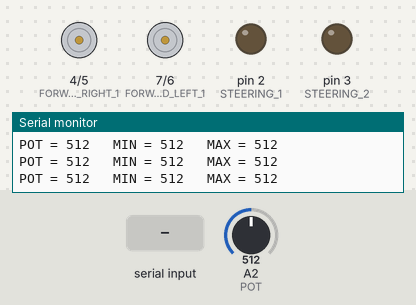
Bench run of a sketch on a simulated Arduino Uno, built with avr-gcc and run on an emulated ATmega328P. Shown: motor-driver pin pairs drawn as motors (green arrow = first pin HIGH = forward, orange = second pin HIGH = backward, longer = more drive), output pins drawn as LEDs (lit = HIGH), the last lines printed to the serial monitor. The test bench sets the inputs (shaded band); at power-on: A2 (POT) = 512.

Above: at 2.2 s.
2.3 s: "d" received over Serial
At 2.4 s:
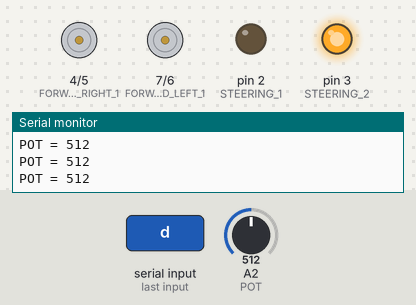
4.0 s: "w" received over Serial
At 4.4 s:
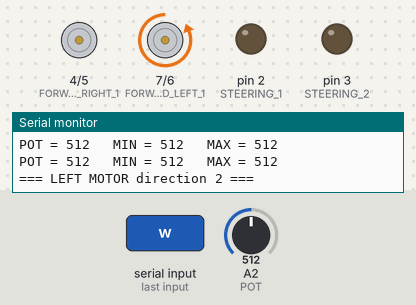
6.0 s: "e" received over Serial
At 6.4 s:
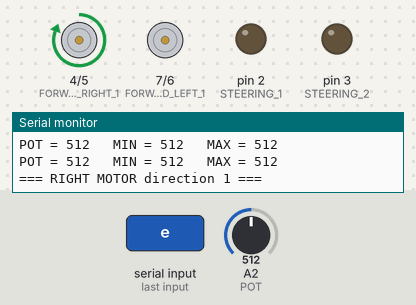
8.0 s: "r" received over Serial
At 8.4 s:
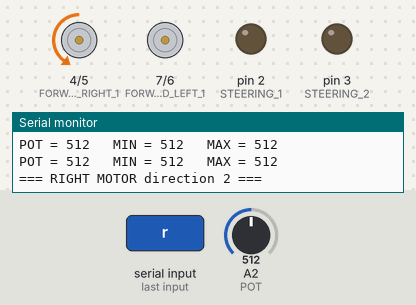
Timing chart, 0 to 11.0 s (numbered marks = the images above; inputs shaded):
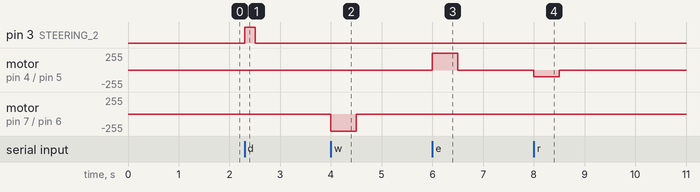

Measured:
- after the input at 2.3 s, pin 3 (STEERING_2): LOW → HIGH at once, → LOW 0.20 s later
- after the input at 4.0 s, motor on pin 7 (FORWARD_LEFT_1) / pin 6 (FORWARD_LEFT_2): stopped → backward 255/255 at once, → stopped 0.50 s later
- after the input at 6.0 s, motor on pin 4 (FORWARD_RIGHT_1) / pin 5 (FORWARD_RIGHT_2): stopped → forward 255/255 at once, → stopped 0.50 s later
- after the input at 8.0 s, motor on pin 4 (FORWARD_RIGHT_1) / pin 5 (FORWARD_RIGHT_2): stopped → backward 100/255 at once, → stopped 0.50 s later

The sketch:

motor_test.ino
```cpp
/*
 * ============================================================
 * Capstone Arduino Hardware Test
 *
 * 테스트 항목
 * 1. 조향 가변저항(POT) 실시간 값 확인
 * 2. 조향 모터 좌/우 테스트
 * 3. 좌측 구동 모터 양방향 테스트
 * 4. 우측 구동 모터 양방향 테스트
 *
 * Serial Monitor : 115200 baud
 * ============================================================
 */

// ------------------------------------------------------------
// 기존 driving.ino의 CAPSTONE 핀 설정 그대로 사용
// ------------------------------------------------------------

// 조향 모터 드라이버
const int STEERING_1 = 2;
const int STEERING_2 = 3;

// 오른쪽 구동 모터 드라이버
const int FORWARD_RIGHT_1 = 4;
const int FORWARD_RIGHT_2 = 5;

// 왼쪽 구동 모터 드라이버
const int FORWARD_LEFT_1 = 7;
const int FORWARD_LEFT_2 = 6;

// 조향 가변저항
const int POT = A2;


// ------------------------------------------------------------
// 테스트 설정
// ------------------------------------------------------------

// PWM 테스트 출력값
// 0 ~ 255
const int TEST_PWM = 100;

// 조향모터는 끝까지 밀어버리지 않도록 짧게만 동작
const unsigned long STEERING_TEST_TIME = 200;   // ms

// 구동모터 테스트 시간
const unsigned long DRIVE_TEST_TIME = 500;      // ms

// 가변저항 출력 주기
const unsigned long POT_PRINT_INTERVAL = 100;   // ms


// ------------------------------------------------------------
// 가변저항 측정용 변수
// ------------------------------------------------------------

int potValue = 0;

// 테스트 시작 이후 관측된 최대/최소값
int potMin = 1023;
int potMax = 0;

unsigned long lastPotPrintTime = 0;


// ------------------------------------------------------------
// 모든 모터 정지
// ------------------------------------------------------------

void stopAllMotors()
{
    digitalWrite(STEERING_1, LOW);
    digitalWrite(STEERING_2, LOW);

    digitalWrite(FORWARD_RIGHT_1, LOW);
    digitalWrite(FORWARD_RIGHT_2, LOW);

    digitalWrite(FORWARD_LEFT_1, LOW);
    digitalWrite(FORWARD_LEFT_2, LOW);
}


// ------------------------------------------------------------
// 조향 모터 방향 1 테스트
//
// STEERING_1 = pin 3
// → UNO/Nano 기준 PWM 가능
// ------------------------------------------------------------

void testSteering1()
{
    Serial.println();
    Serial.println("=== STEERING direction 1 ===");

    stopAllMotors();

    analogWrite(STEERING_1, TEST_PWM);
    digitalWrite(STEERING_2, LOW);

    unsigned long startTime = millis();

    // 조향 중 가변저항 값도 같이 출력
    while (millis() - startTime < STEERING_TEST_TIME)
    {
        int value = analogRead(POT);

        Serial.print("POT = ");
        Serial.println(value);

        delay(20);
    }

    stopAllMotors();

    Serial.println("STEERING STOP");
}


// ------------------------------------------------------------
// 조향 모터 방향 2 테스트
//
// STEERING_2 = pin 2
//
// ★ UNO/Nano의 2번 핀은 PWM 핀이 아님.
// 따라서 analogWrite 대신 digitalWrite를 사용.
// 즉 이 방향은 사실상 최대 출력으로 짧게 테스트됨.
// ------------------------------------------------------------

void testSteering2()
{
    Serial.println();
    Serial.println("=== STEERING direction 2 ===");

    stopAllMotors();

    digitalWrite(STEERING_1, LOW);
    digitalWrite(STEERING_2, HIGH);

    unsigned long startTime = millis();

    while (millis() - startTime < STEERING_TEST_TIME)
    {
        int value = analogRead(POT);

        Serial.print("POT = ");
        Serial.println(value);

        delay(20);
    }

    stopAllMotors();

    Serial.println("STEERING STOP");
}


// ------------------------------------------------------------
// 좌측 구동모터 방향 1
//
// pin 6 = PWM 가능
// ------------------------------------------------------------

void testLeftMotor1()
{
    Serial.println();
    Serial.println("=== LEFT MOTOR direction 1 ===");

    stopAllMotors();

    analogWrite(FORWARD_LEFT_1, TEST_PWM);
    digitalWrite(FORWARD_LEFT_2, LOW);

    delay(DRIVE_TEST_TIME);

    stopAllMotors();

    Serial.println("LEFT MOTOR STOP");
}


// ------------------------------------------------------------
// 좌측 구동모터 방향 2
//
// pin 7 = PWM 불가능 (UNO/Nano 기준)
// → 최대출력으로 짧게 테스트
// ------------------------------------------------------------

void testLeftMotor2()
{
    Serial.println();
    Serial.println("=== LEFT MOTOR direction 2 ===");

    stopAllMotors();

    digitalWrite(FORWARD_LEFT_1, LOW);
    digitalWrite(FORWARD_LEFT_2, HIGH);

    delay(DRIVE_TEST_TIME);

    stopAllMotors();

    Serial.println("LEFT MOTOR STOP");
}


// ------------------------------------------------------------
// 우측 구동모터 방향 1
//
// pin 4 = PWM 불가능 (UNO/Nano 기준)
// ------------------------------------------------------------

void testRightMotor1()
{
    Serial.println();
    Serial.println("=== RIGHT MOTOR direction 1 ===");

    stopAllMotors();

    digitalWrite(FORWARD_RIGHT_1, HIGH);
    digitalWrite(FORWARD_RIGHT_2, LOW);

    delay(DRIVE_TEST_TIME);

    stopAllMotors();

    Serial.println("RIGHT MOTOR STOP");
}


// ------------------------------------------------------------
// 우측 구동모터 방향 2
//
// pin 5 = PWM 가능
// ------------------------------------------------------------

void testRightMotor2()
{
    Serial.println();
    Serial.println("=== RIGHT MOTOR direction 2 ===");

    stopAllMotors();

    digitalWrite(FORWARD_RIGHT_1, LOW);
    analogWrite(FORWARD_RIGHT_2, TEST_PWM);

    delay(DRIVE_TEST_TIME);

    stopAllMotors();

    Serial.println("RIGHT MOTOR STOP");
}


// ------------------------------------------------------------
// 가변저항 min/max 초기화
// ------------------------------------------------------------

void resetPotRange()
{
    potMin = 1023;
    potMax = 0;

    Serial.println();
    Serial.println("POT min/max RESET");
}


// ------------------------------------------------------------
// 사용법 출력
// ------------------------------------------------------------

void printHelp()
{
    Serial.println();
    Serial.println("======================================");
    Serial.println(" CAPSTONE HARDWARE TEST");
    Serial.println("======================================");

    Serial.println("Steering");
    Serial.println("  a : steering direction 1");
    Serial.println("  d : steering direction 2");

    Serial.println();

    Serial.println("Left drive motor");
    Serial.println("  q : left direction 1");
    Serial.println("  w : left direction 2");

    Serial.println();

    Serial.println("Right drive motor");
    Serial.println("  e : right direction 1");
    Serial.println("  r : right direction 2");

    Serial.println();

    Serial.println("Utility");
    Serial.println("  x : ALL MOTOR STOP");
    Serial.println("  c : reset POT min/max");
    Serial.println("  h : print help");

    Serial.println("======================================");
    Serial.println();
}


// ------------------------------------------------------------
// SETUP
// ------------------------------------------------------------

void setup()
{
    Serial.begin(115200);

    pinMode(POT, INPUT);

    pinMode(STEERING_1, OUTPUT);
    pinMode(STEERING_2, OUTPUT);

    pinMode(FORWARD_RIGHT_1, OUTPUT);
    pinMode(FORWARD_RIGHT_2, OUTPUT);

    pinMode(FORWARD_LEFT_1, OUTPUT);
    pinMode(FORWARD_LEFT_2, OUTPUT);

    // 시작할 때 모터가 갑자기 움직이지 않도록 전부 LOW
    stopAllMotors();

    delay(1000);

    printHelp();
}


// ------------------------------------------------------------
// LOOP
// ------------------------------------------------------------

void loop()
{
    // ========================================================
    // 1. 가변저항 실시간 측정
    // ========================================================

    potValue = analogRead(POT);

    // 지금까지 측정된 최소/최대값 저장
    if (potValue < potMin)
        potMin = potValue;

    if (potValue > potMax)
        potMax = potValue;


    // 100 ms마다 출력
    if (millis() - lastPotPrintTime >= POT_PRINT_INTERVAL)
    {
        Serial.print("POT = ");
        Serial.print(potValue);

        Serial.print("   MIN = ");
        Serial.print(potMin);

        Serial.print("   MAX = ");
        Serial.println(potMax);

        lastPotPrintTime = millis();
    }


    // ========================================================
    // 2. 시리얼 명령 처리
    // ========================================================

    if (Serial.available() > 0)
    {
        char command = Serial.read();

        switch (command)
        {
            // 조향
            case 'a':
                testSteering1();
                break;

            case 'd':
                testSteering2();
                break;


            // 좌측 모터
            case 'q':
                testLeftMotor1();
                break;

            case 'w':
                testLeftMotor2();
                break;


            // 우측 모터
            case 'e':
                testRightMotor1();
                break;

            case 'r':
                testRightMotor2();
                break;


            // 전체 정지
            case 'x':
                stopAllMotors();
                Serial.println("!!! ALL MOTOR STOP !!!");
                break;


            // POT min/max 리셋
            case 'c':
                resetPotRange();
                break;


            // 도움말
            case 'h':
                printHelp();
                break;
        }
    }
}
```
